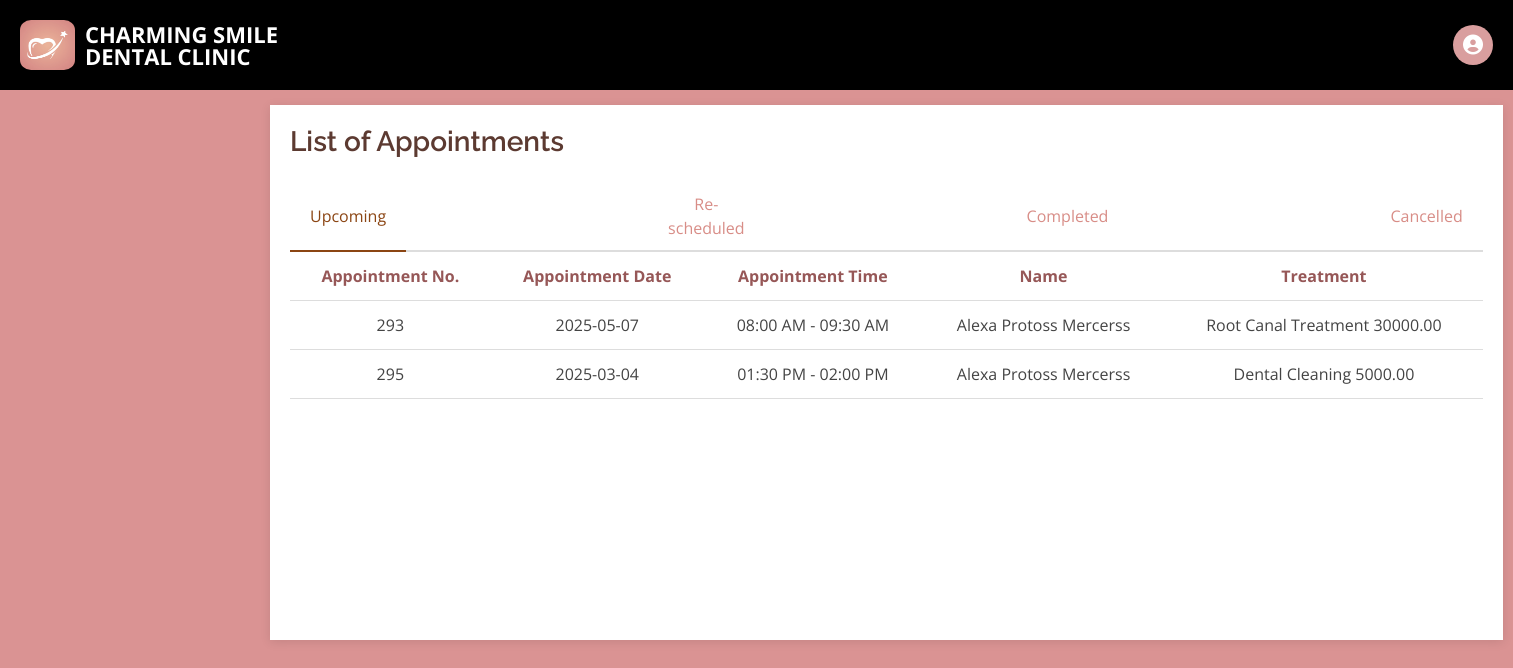
The app's page /dentist/denAppointments.php with its own data.
### tables this page shows
CREATE TABLE `approved_requests` (
  `id` int(11) NOT NULL,
  `patient_id` int(11) NOT NULL,
  `patient_name` varchar(255) NOT NULL,
  `treatment` varchar(255) NOT NULL,
  `appointment_time` varchar(255) NOT NULL,
  `appointment_date` date NOT NULL,
  `created_at` timestamp NOT NULL DEFAULT current_timestamp(),
  `username` varchar(255) DEFAULT NULL,
  `dentist_name` varchar(255) DEFAULT NULL,
  `status` varchar(20) DEFAULT 'upcoming',
  `notes` text NOT NULL DEFAULT '\'N/A\''
);

### dentist/denAppointments.php (the view, shortened to what this page needs)
<?php
require_once '../db/config.php';
$query = "SELECT id, patient_id, notes, patient_name, treatment, appointment_time, appointment_date, status
          FROM approved_requests";
$result = mysqli_query($db, $query);
?>
<!DOCTYPE html>
<html lang="en">
<head>
    <link rel="stylesheet" href="denAppointments.css">
    <?php require_once "../db/head.php" ?>
</head>
<body style="min-height:100vh;">
    <?php require_once "../db/header.php" ?>
    <div class="main-wrapper">
        <div class="user-table">
            <div class="table-header">
                <div>
                    <h2>List of Appointments</h2>
                </div>
            </div>
            <div class="appointments-tabs">
                <button class="tab active" data-tab="upcoming">Upcoming</button>
                <button class="tab" data-tab="rescheduled">Re-scheduled</button>
                <button class="tab" data-tab="completed">Completed</button>
                <button class="tab" data-tab="cancelled">Cancelled</button>
            </div>
            <table>
                <thead>
                    <tr>
                        <th>Appointment No.</th>
                        <th>Appointment Date</th>
                        <th>Appointment Time</th>
                        <th>Name</th>
                        <th>Treatment</th>
                    </tr>
                </thead>
                <tbody>
                    <?php while ($row = mysqli_fetch_assoc($result)): ?>
                        <?php
                        $currentDateTime = date('Y-m-d H:i:s');
                        $appointmentEndTime = date('H:i:s', strtotime($row['appointment_time'] . ' +30 minutes'));
                        $appointmentEndDateTime = $row['appointment_date'] . ' ' . $appointmentEndTime;
                        $status = 'upcoming';
                        if (strtotime($appointmentEndDateTime) < strtotime($currentDateTime)) {
                            $status = 'completed';
                        }
                        if (!empty($row['status'])) {
                            $status = strtolower($row['status']);
                        }
                        ?>
                        <tr class="appointment-row" data-status="<?php echo $status; ?>">
                            <td><?php echo htmlspecialchars($row['patient_id']); ?></td>
                            <td><?php echo htmlspecialchars($row['appointment_date']); ?></td>
                            <td><?php echo htmlspecialchars($row['appointment_time']); ?></td>
                            <td><?php echo htmlspecialchars($row['patient_name']); ?></td>
                            <td><?php echo htmlspecialchars($row['treatment']); ?></td>
                        </tr>
                    <?php endwhile; ?>
                </tbody>
            </table>
        </div>
    </div>
</body>
</html>

### dentist/denAppointments.css (style rules this page uses)
body { font-family: 'Arial', sans-serif; margin: 0; padding: 0; color: #5C3A31; background-color: #da9393; }
.main-wrapper { display: flex; padding-top: 90px; background-color: #da9393; min-height: 100vh; }
.user-table { flex-grow: 1; margin-left: 270px; margin-top: 15px; margin-right: 20px; margin-bottom: 160px; padding: 20px; background-color: #ffffff; box-shadow: 0 2px 10px rgba(0, 0, 0, 0.1); }
.user-table h2 { display: flex; font-size: 28px; color: #5C3A31; margin-bottom: 20px; font-weight: 600; }
.user-table table { width: 100%; border-collapse: collapse; font-size: 16px; }
.appointments-tabs { display: flex; margin-top: 2%; gap: 242px; border-bottom: 2px solid #ddd; }
.tab { padding: 10px 20px; cursor: pointer; border: none; background: none; color: #D88D87; position: relative; font-size: 16px; }
.tab.active { color: #8b4513; border-bottom: 2px solid #8b4513; margin-bottom: -2px; }
.table-header div { display: flex; justify-content: space-between; align-items: center; }
.table-header h2 { margin: 0; font-size: 28px; }
.user-table th, .user-table td { padding: 12px 15px; text-align: center; border-bottom: 1px solid #ddd; }
.user-table th { background-color: white; color: #965757; }

### css/style.css (style rules this page uses)
body { font-family: "Open Sans", sans-serif; color: #444444; }
h1, h2, h3, h4, h5, h6 { font-family: "Raleway", sans-serif; }

### records on screen
approved_requests: patient "293", appointment_date "2025-05-07", appointment_time "08:00 AM - 09:30 AM", patient_name "Alexa Protoss Mercerss", treatment "Root Canal Treatment 30000.00"
approved_requests: patient "295", appointment_date "2025-03-04", appointment_time "01:30 PM - 02:00 PM", patient_name "Alexa Protoss Mercerss", treatment "Dental Cleaning 5000.00"
